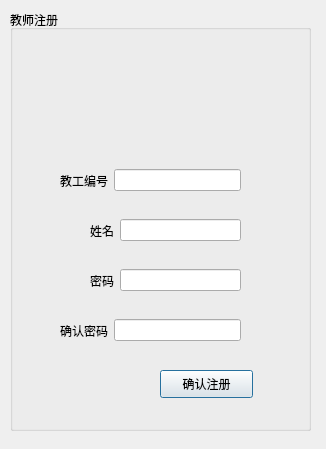
<?xml version="1.0" encoding="UTF-8"?>
<ui version="4.0">
 <class>Dialog</class>
 <widget class="QDialog" name="Dialog">
  <property name="geometry">
   <rect>
    <x>0</x>
    <y>0</y>
    <width>326</width>
    <height>449</height>
   </rect>
  </property>
  <property name="windowTitle">
   <string>Dialog</string>
  </property>
  <widget class="QGroupBox" name="groupBox">
   <property name="geometry">
    <rect>
     <x>10</x>
     <y>10</y>
     <width>301</width>
     <height>421</height>
    </rect>
   </property>
   <property name="title">
    <string>教师注册</string>
   </property>
   <widget class="QWidget" name="horizontalLayoutWidget_2">
    <property name="geometry">
     <rect>
      <x>50</x>
      <y>150</y>
      <width>181</width>
      <height>41</height>
     </rect>
    </property>
    <layout class="QHBoxLayout" name="no2">
     <item>
      <widget class="QLabel" name="label_6">
       <property name="text">
        <string>教工编号</string>
       </property>
      </widget>
     </item>
     <item>
      <widget class="QLineEdit" name="IDEdit"/>
     </item>
    </layout>
   </widget>
   <widget class="QWidget" name="horizontalLayoutWidget_4">
    <property name="geometry">
     <rect>
      <x>80</x>
      <y>250</y>
      <width>151</width>
      <height>41</height>
     </rect>
    </property>
    <layout class="QHBoxLayout" name="no4">
     <item>
      <widget class="QLabel" name="label_9">
       <property name="text">
        <string>密码</string>
       </property>
      </widget>
     </item>
     <item>
      <widget class="QLineEdit" name="passwdEdit"/>
     </item>
    </layout>
   </widget>
   <widget class="QWidget" name="horizontalLayoutWidget">
    <property name="geometry">
     <rect>
      <x>80</x>
      <y>200</y>
      <width>151</width>
      <height>41</height>
     </rect>
    </property>
    <layout class="QHBoxLayout" name="no3">
     <item>
      <widget class="QLabel" name="label_5">
       <property name="text">
        <string>姓名</string>
       </property>
      </widget>
     </item>
     <item>
      <widget class="QLineEdit" name="nameEdit"/>
     </item>
    </layout>
   </widget>
   <widget class="QWidget" name="horizontalLayoutWidget_5">
    <property name="geometry">
     <rect>
      <x>50</x>
      <y>300</y>
      <width>181</width>
      <height>41</height>
     </rect>
    </property>
    <layout class="QHBoxLayout" name="horizontalLayout_6">
     <item>
      <widget class="QLabel" name="label_10">
       <property name="text">
        <string>确认密码</string>
       </property>
      </widget>
     </item>
     <item>
      <widget class="QLineEdit" name="passwd_comfirmEdit"/>
     </item>
    </layout>
   </widget>
   <widget class="QPushButton" name="registerBtn">
    <property name="geometry">
     <rect>
      <x>150</x>
      <y>360</y>
      <width>93</width>
      <height>28</height>
     </rect>
    </property>
    <property name="text">
     <string>确认注册</string>
    </property>
   </widget>
   <widget class="QLabel" name="label">
    <property name="geometry">
     <rect>
      <x>0</x>
      <y>20</y>
      <width>301</width>
      <height>111</height>
     </rect>
    </property>
    <property name="text">
     <string/>
    </property>
    <property name="pixmap">
     <pixmap>image/teacher.png</pixmap>
    </property>
    <property name="scaledContents">
     <bool>true</bool>
    </property>
   </widget>
  </widget>
 </widget>
 <resources/>
 <connections/>
</ui>
